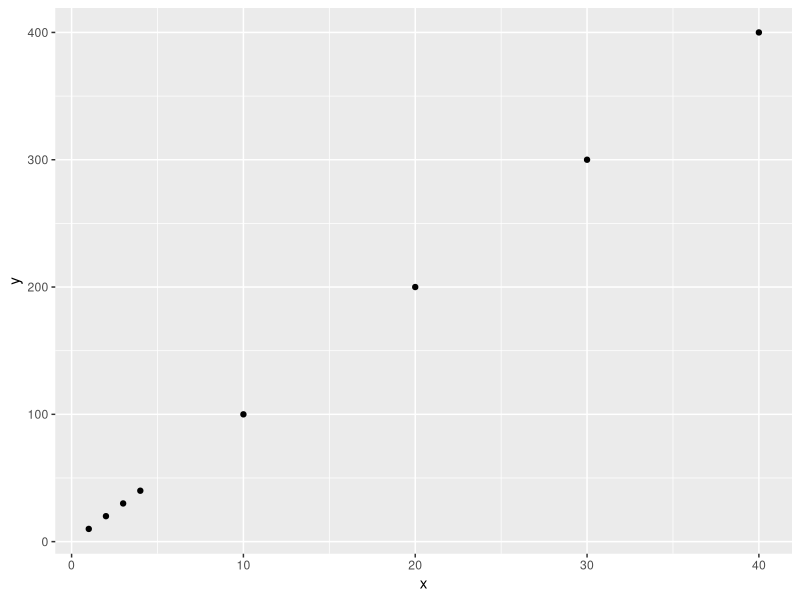

This chart was generated by the following R code:
#!/usr/bin/env Rscript
#
# 生成 tests/fixtures/facet_r_reference.json —— 分面（M1-6）的 R 侧参考值。
#
#   pixi run -e refs refs:facet
#
# 对 6 个 case 跑真正的 ggplot2 4.0.3：
#
#   1. wrap_ncol2            facet_wrap(~a, ncol = 2)：2 列面板
#   2. wrap_as_table_false   facet_wrap(~c, ncol = 2, as.table = FALSE)：2×2，从下往上
#   3. grid_2x2              facet_grid(b ~ a)：2×2 行列
#   4. grid_as_table_false   facet_grid(b ~ a, as.table = FALSE)：行变量倒序
#   5. grid_free             facet_grid(b ~ a, scales = "free")：x 按列、y 按行
#   6. wrap_free             facet_wrap(~a, ncol = 2, scales = "free")：每面板一套
#
# 记录：
#   - ggplot_build(p)$layout$layout 的 PANEL / ROW / COL / SCALE_X / SCALE_Y
#     与分面变量（顺序按 factor levels，不是出现顺序）；
#   - 每个面板的 panel_params[[i]]$x.range / y.range（含 expand）；
#   - ggplotGrob(p) 的 panel 宽高单位（`1null`）+ panel / strip 的布局名字。
#
# 2026-11（SIL-694 修回）追加 `extra` 段，覆盖此前缺口的 9 个 case：
#
#   wrap_numeric / wrap_logical / wrap_na_numeric / wrap_na_str
#       布局列保留原始类型（numeric / logical / character），NA 仍是 NA；
#       strip 文本走 label_value（逻辑值 TRUE/FALSE，NA 为 "NA"）。
#   grid_sparse              grid(drop = TRUE) 仍是两维水平的笛卡尔积（4 面板）。
#   wrap_drop_false_unused   factor 有 3 个 levels、数据只出现 2 个 → 3 面板。
#   grid_drop_false_unused   同上，grid 一行。
#   wrap_multirow            7 面板 3 行：每行自带 strip，行间有 panel.spacing。
#   grid_strip_text_y_20     strip.text.y 字号改变 → 右 strip 宽度跟着变。
#
# 只读不算：Python 侧 tests/test_facet_r_parity.py 用同一份数据逐值比。

suppressPackageStartupMessages({
  library(ggplot2)
  library(jsonlite)
})

# 不开默认绘图设备：否则 ggplot 会在 CWD 留下 Rplots.pdf（产物不可复现）。
invisible(pdf(NULL))

out_path <- "tests/fixtures/facet_r_reference.json"

# factor 的 levels 故意与出现顺序不同：分面顺序必须按 levels。
facet_data <- data.frame(
  x = c(1, 2, 3, 4, 10, 20, 30, 40),
  y = c(10, 20, 30, 40, 100, 200, 300, 400),
  a = factor(c("p", "p", "q", "q", "p", "p", "q", "q"), levels = c("q", "p")),
  b = factor(c("u", "u", "u", "u", "v", "v", "v", "v"), levels = c("v", "u")),
  c = factor(c("d", "d", "c", "c", "b", "b", "a", "a"), levels = c("d", "c", "b", "a"))
)

num <- function(value) {
  if (is.null(value)) {
    return(NULL)
  }
  value <- as.numeric(value)
  if (all(is.na(value))) {
    return(NULL)
  }
  unname(value)
}

facet_vars <- function(layout) {
  setdiff(names(layout), c("PANEL", "ROW", "COL", "SCALE_X", "SCALE_Y", "COORD"))
}

layout_records <- function(build) {
  layout <- build$layout$layout
  vars <- facet_vars(layout)
  lapply(seq_len(nrow(layout)), function(i) {
    record <- list(
      PANEL = as.integer(layout$PANEL[i]),
      ROW = as.integer(layout$ROW[i]),
      COL = as.integer(layout$COL[i]),
      SCALE_X = as.integer(layout$SCALE_X[i]),
      SCALE_Y = as.integer(layout$SCALE_Y[i])
    )
    for (name in vars) {
      record[[name]] <- as.character(layout[[name]][i])
    }
    record
  })
}

panel_params <- function(build) {
  params <- build$layout$panel_params
  lapply(seq_along(params), function(i) {
    list(
      PANEL = as.integer(i),
      x_range = num(params[[i]]$x.range),
      y_range = num(params[[i]]$y.range)
    )
  })
}

gtable_summary <- function(plot) {
  grob <- ggplotGrob(plot)
  panels <- grob$layout[grepl("^panel", grob$layout$name), , drop = FALSE]
  strips <- grob$layout[grepl("^strip", grob$layout$name), , drop = FALSE]
  columns <- sort(unique(panels$l))
  rows <- sort(unique(panels$t))
  list(
    panel_columns = as.character(grob$widths[columns]),
    panel_rows = as.character(grob$heights[rows]),
    panel_names = sort(as.character(panels$name)),
    strip_names = sort(as.character(strips$name)),
    strip_sizes = lapply(seq_len(nrow(strips)), function(i) {
      list(
        name = as.character(strips$name[i]),
        width = as.character(grob$widths[strips$l[i]]),
        height = as.character(grob$heights[strips$t[i]])
      )
    }),
    strip_positions = lapply(seq_len(nrow(strips)), function(i) {
      list(
        name = as.character(strips$name[i]),
        t = as.integer(strips$t[i]),
        l = as.integer(strips$l[i]),
        b = as.integer(strips$b[i]),
        r = as.integer(strips$r[i])
      )
    })
  )
}

# extra 段的数据自带类型：JSON 里数字 / 布尔 / 字符串分得开，factor 另给 levels。
data_payload <- function(df) {
  columns <- lapply(df, function(col) {
    if (is.factor(col)) as.character(col) else unname(col)
  })
  list(
    columns = columns,
    types = as.list(vapply(df, function(col) class(col)[1], "")),
    levels = lapply(df, function(col) if (is.factor(col)) levels(col) else NULL)
  )
}

# 布局列保留 R 的原始类型（numeric / logical / factor / character）；NA 写成 null。
typed_layout_records <- function(build) {
  layout <- build$layout$layout
  vars <- facet_vars(layout)
  lapply(seq_len(nrow(layout)), function(i) {
    record <- list(
      PANEL = as.integer(layout$PANEL[i]),
      ROW = as.integer(layout$ROW[i]),
      COL = as.integer(layout$COL[i])
    )
    for (name in vars) {
      record[[name]] <- layout[[name]][i]
    }
    record$SCALE_X <- as.integer(layout$SCALE_X[i])
    record$SCALE_Y <- as.integer(layout$SCALE_Y[i])
    record
  })
}

# label_value 的显示文本（strip 上真正写的字）。
label_records <- function(build) {
  layout <- build$layout$layout
  vars <- facet_vars(layout)
  labels <- build$layout$facet$params$labeller(layout[vars])
  lapply(seq_len(nrow(layout)), function(i) {
    record <- list()
    for (name in vars) {
      # grid 把 NA 标签渲染成 "NA"（`grid::textGrob(label = NA)` 的显示）。
      record[[name]] <- if (is.na(labels[[name]][i])) "NA" else as.character(labels[[name]][i])
    }
    record
  })
}

# wrap 多行 / strip.text.y 只记录结构关系（R 的 gtable 里还有 0cm 占位行，
# 绝对行号不能直接与 Python 比）：
#   - 每个面板行上方都有一条 top strip；
#   - 面板行之间有一条 panel.spacing 行（5.5points）；
#   - strip 的行高 / 列宽。
structure_summary <- function(plot) {
  grob <- ggplotGrob(plot)
  panels <- grob$layout[grepl("^panel", grob$layout$name), , drop = FALSE]
  strips <- grob$layout[grepl("^strip", grob$layout$name), , drop = FALSE]
  top <- strips[startsWith(as.character(strips$name), "strip-t"), , drop = FALSE]
  heights <- as.character(grob$heights)
  between <- seq_len(length(heights)) > min(panels$t) &
    seq_len(length(heights)) < max(panels$t)
  list(
    panel_row_count = length(unique(panels$t)),
    panel_rows = as.character(grob$heights[sort(unique(panels$t))]),
    top_strip_count = nrow(top),
    top_strip_rows_above_panels = all((top$t + 1L) %in% panels$t),
    strip_heights = unname(as.character(grob$heights[top$t])),
    panel_spacing_rows = sum(heights[between] == "5.5points"),
    strip_widths = unname(as.character(grob$widths[strips$l]))
  )
}

describe_extra <- function(name, plot, df, structure = FALSE) {
  build <- ggplot_build(plot)
  vars <- facet_vars(build$layout$layout)
  case <- list(
    name = name,
    data = data_payload(df),
    layout = typed_layout_records(build),
    layout_types = as.list(vapply(
      build$layout$layout[vars],
      function(col) class(col)[1],
      ""
    )),
    labels = label_records(build),
    panels = panel_params(build)
  )
  if (structure) {
    case$structure <- structure_summary(plot)
  }
  case
}

describe <- function(name, plot, with_gtable = FALSE) {
  build <- ggplot_build(plot)
  case <- list(
    name = name,
    layout = layout_records(build),
    panels = panel_params(build)
  )
  if (with_gtable) {
    case$gtable <- gtable_summary(plot)
  }
  case
}

base_plot <- ggplot(facet_data, aes(x = x, y = y)) + geom_point()

cases <- list(
  describe("wrap_ncol2", base_plot + facet_wrap(~a, ncol = 2), with_gtable = TRUE),
  describe("wrap_as_table_false", base_plot + facet_wrap(~c, ncol = 2, as.table = FALSE)),
  describe("grid_2x2", base_plot + facet_grid(b ~ a), with_gtable = TRUE),
  describe("grid_as_table_false", base_plot + facet_grid(b ~ a, as.table = FALSE)),
  describe("grid_free", base_plot + facet_grid(b ~ a, scales = "free")),
  describe("wrap_free", base_plot + facet_wrap(~a, ncol = 2, scales = "free"))
)

# --- extra：SIL-694 的缺口用例 -------------------------------------------

num_data <- data.frame(
  x = 1:4,
  y = 1:4,
  g = c(2, 2, 1, 1)
)
logical_data <- data.frame(
  x = 1:4,
  y = 1:4,
  g = c(TRUE, TRUE, FALSE, FALSE)
)
na_num_data <- data.frame(
  x = 1:4,
  y = 1:4,
  g = c(1, 1, NA, NA)
)
na_str_data <- data.frame(
  x = 1:4,
  y = 1:4,
  g = c("a", "a", NA, NA)
)
sparse_data <- data.frame(
  x = 1:3,
  y = 1:3,
  a = factor(c("p", "p", "q"), levels = c("q", "p")),
  b = factor(c("u", "v", "u"), levels = c("v", "u"))
)
unused_data <- data.frame(
  x = 1:3,
  y = 1:3,
  a = factor(c("a", "a", "b"), levels = c("a", "b", "c"))
)
multirow_data <- data.frame(
  x = 1:9,
  y = 1:9,
  g = factor(letters[1:9])
)

extra <- list(
  describe_extra(
    "wrap_numeric",
    ggplot(num_data, aes(x = x, y = y)) + geom_point() + facet_wrap(~g),
    num_data
  ),
  describe_extra(
    "wrap_logical",
    ggplot(logical_data, aes(x = x, y = y)) + geom_point() + facet_wrap(~g),
    logical_data
  ),
  describe_extra(
    "wrap_na_numeric",
    ggplot(na_num_data, aes(x = x, y = y)) + geom_point() + facet_wrap(~g),
    na_num_data
  ),
  describe_extra(
    "wrap_na_str",
    ggplot(na_str_data, aes(x = x, y = y)) + geom_point() + facet_wrap(~g),
    na_str_data
  ),
  describe_extra(
    "grid_sparse",
    ggplot(sparse_data, aes(x = x, y = y)) + geom_point() + facet_grid(b ~ a),
    sparse_data
  ),
  describe_extra(
    "wrap_drop_false_unused",
    ggplot(unused_data, aes(x = x, y = y)) +
      geom_point() +
      facet_wrap(~a, drop = FALSE),
    unused_data
  ),
  describe_extra(
    "grid_drop_false_unused",
    ggplot(unused_data, aes(x = x, y = y)) +
      geom_point() +
      facet_grid(. ~ a, drop = FALSE),
    unused_data
  ),
  describe_extra(
    "wrap_multirow",
    ggplot(multirow_data, aes(x = x, y = y)) + geom_point() + facet_wrap(~g),
    multirow_data,
    structure = TRUE
  ),
  describe_extra(
    "grid_strip_text_y_20",
    ggplot(sparse_data, aes(x = x, y = y)) +
      geom_point() +
      facet_grid(b ~ a) +
      theme(strip.text.y = element_text(size = 20)),
    sparse_data,
    structure = TRUE
  )
)

payload <- list(
  ggplot2 = as.character(packageVersion("ggplot2")),
  data = list(
    x = facet_data$x,
    y = facet_data$y,
    a = as.character(facet_data$a),
    b = as.character(facet_data$b),
    c = as.character(facet_data$c),
    a_levels = levels(facet_data$a),
    b_levels = levels(facet_data$b),
    c_levels = levels(facet_data$c)
  ),
  cases = cases,
  extra = extra
)

dir.create(dirname(out_path), recursive = TRUE, showWarnings = FALSE)
writeLines(
  toJSON(payload, auto_unbox = TRUE, digits = NA, pretty = TRUE, na = "null", null = "null"),
  out_path
)
cat("wrote", out_path, "with", length(cases), "cases\n")
